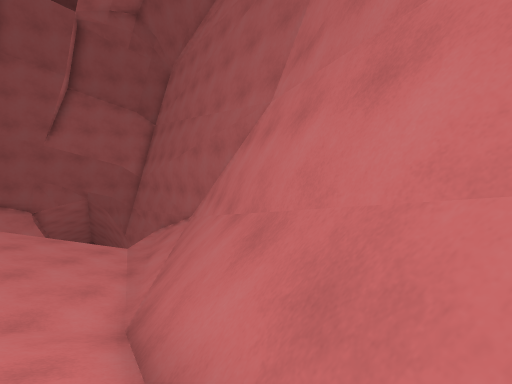
view 1 (above)

16 first-person views from a walk through a Unity game level. The camera is 1.2 m above the floor, tilts 4° down and sees 90° across. The floor is counted in squares, 1.2 m on a side. Each view is taken from the middle of a square. On the plan, view 1 faces up. The plan holds only what a view shows up to about 11 squares ahead; the rest is blank. The place goes on beyond the plan. The player is left out.

view 2
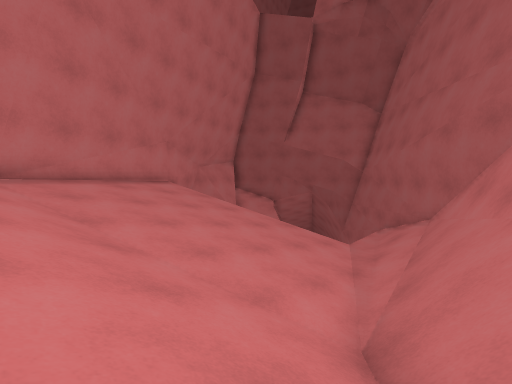

view 3
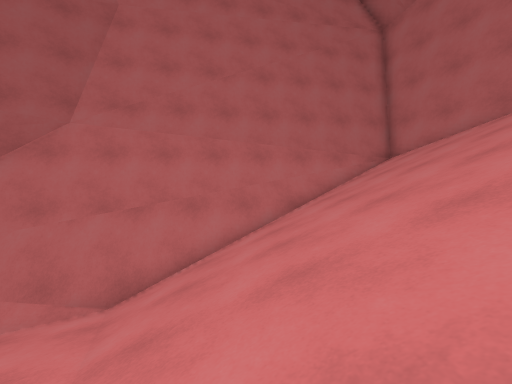

view 4
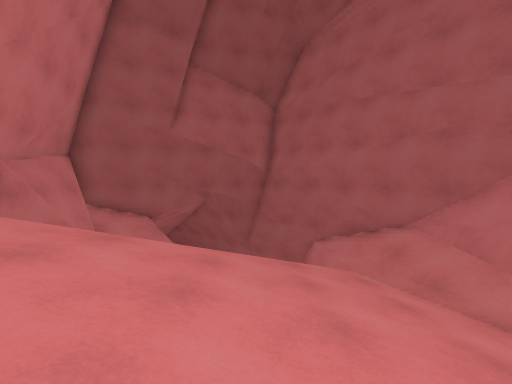

view 5
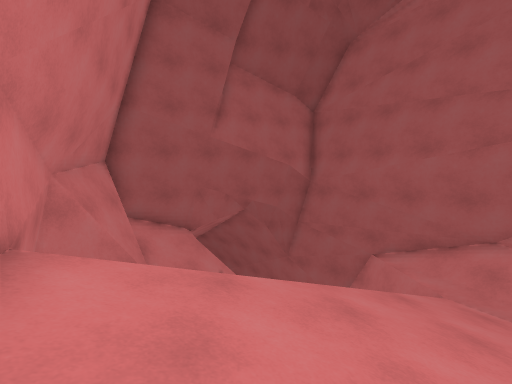

view 6
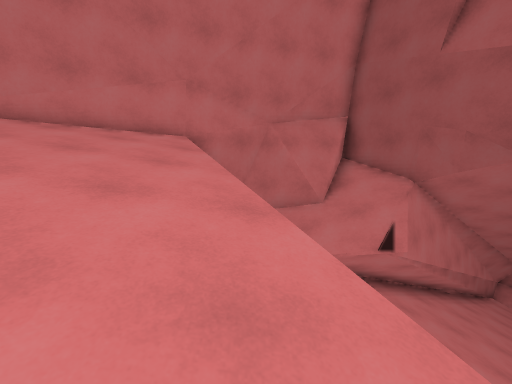

view 7
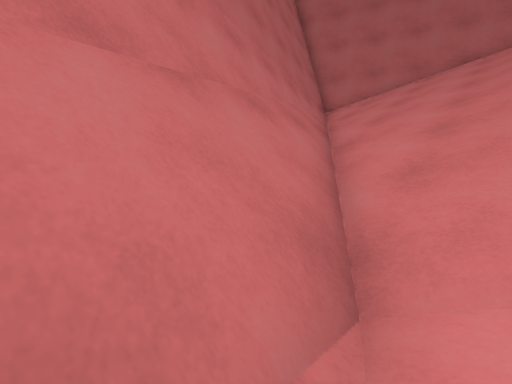

view 8
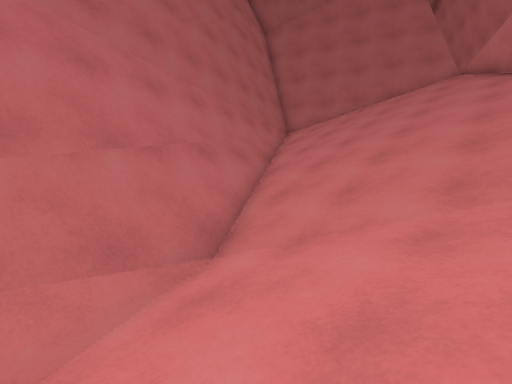

view 9
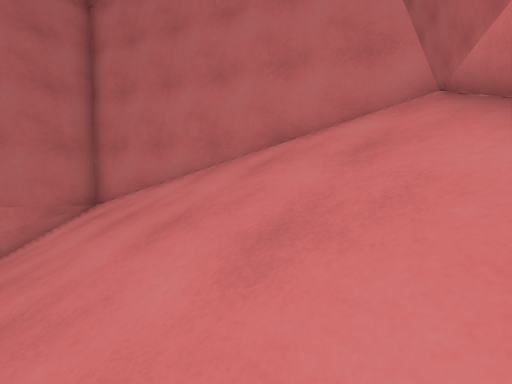

view 10
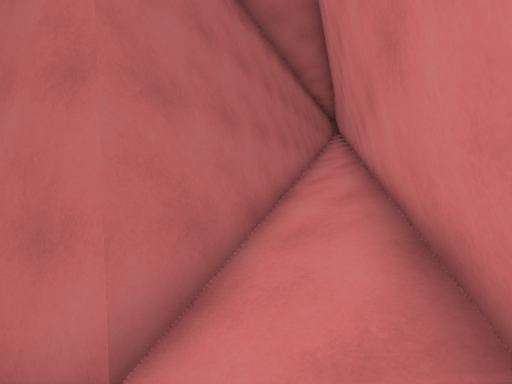

view 11
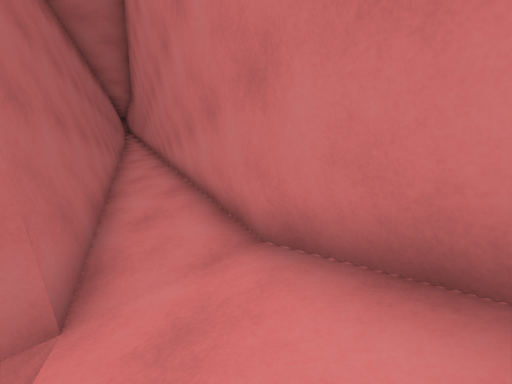

view 12
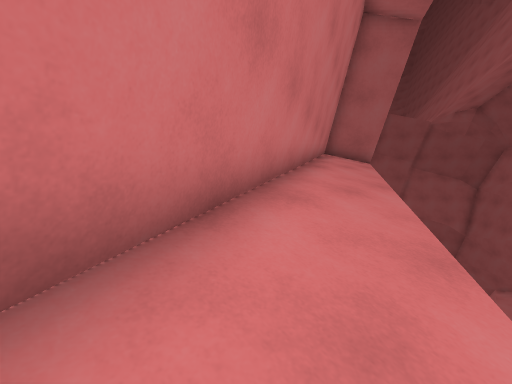

view 13
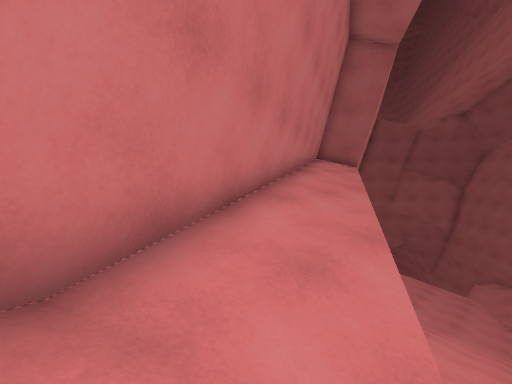

view 14
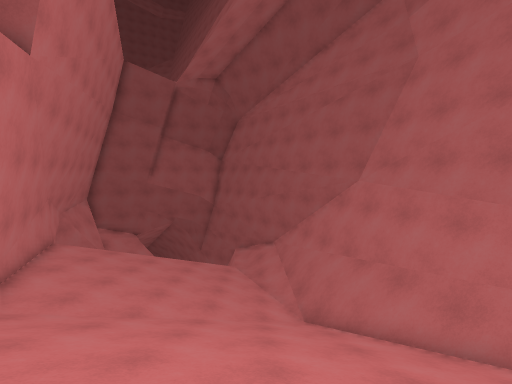

view 15
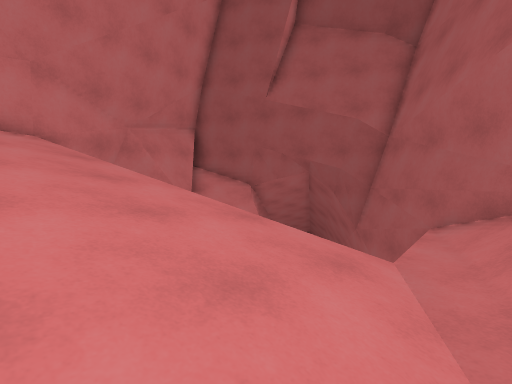

view 16
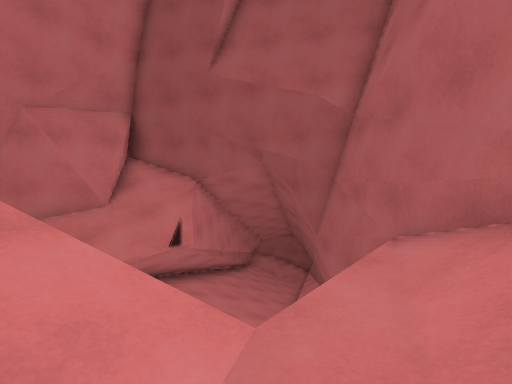

### Floor plan
Key: @ floor where view 1 was taken; # wall or solid block; . main floor; : floor 8 m higher than the main floor; + floor 8.5 m higher than the main floor; / step, stairs or slope; = window, fence, low wall or low ledge; v drop or lower ground; O other object.
Columns run from 14 left of view 1 to 3 right of it. Each row starts with its distance up from view 1.
 15  ##vv  ###
 14 ##vvv   v#
 13 vvvvv   v##
 12 vvvvv   v.##
 11 vvvv     ./##
 10 #vv    vv//=#
  9 #    vv///./#
  8 #v vv/////./#
  7 ##v/////////#
  6  ##////////.##
  5   #/////////##
  4   ##////////=##
  3    #O////////##
  2    ##////////=##
  1    ##/////////=#
  0     #/////////@##
 -1     # /////////=#
 -2      #//////////##
 -3      #  ////////=#
 -4         /////////#
 -5        #/////////#
 -6        #+#/////###
 -7        #+#///###
 -8        #+:/###
 -9        =#:/#
-10         #//#
-11         ##/##
-12          #//#
-13           #/#
-14           ##=

Positions as (right, up) in squares from view 1, and headings:
1: (0, 0), facing up
2: (-1, 1), facing up-left
3: (-8, 1), facing right
4: (-8, 3), facing up
5: (-10, 4), facing up
6: (-4, 9), facing left
7: (-3, 6), facing down-right
8: (-6, 7), facing down-right
9: (-5, -3), facing down-right
10: (-6, -8), facing down-right
11: (-6, -6), facing down
12: (-5, -9), facing up-left
13: (-4, -10), facing up-left
14: (-4, -4), facing up
15: (-4, 6), facing up-left
16: (-4, 9), facing up-left
